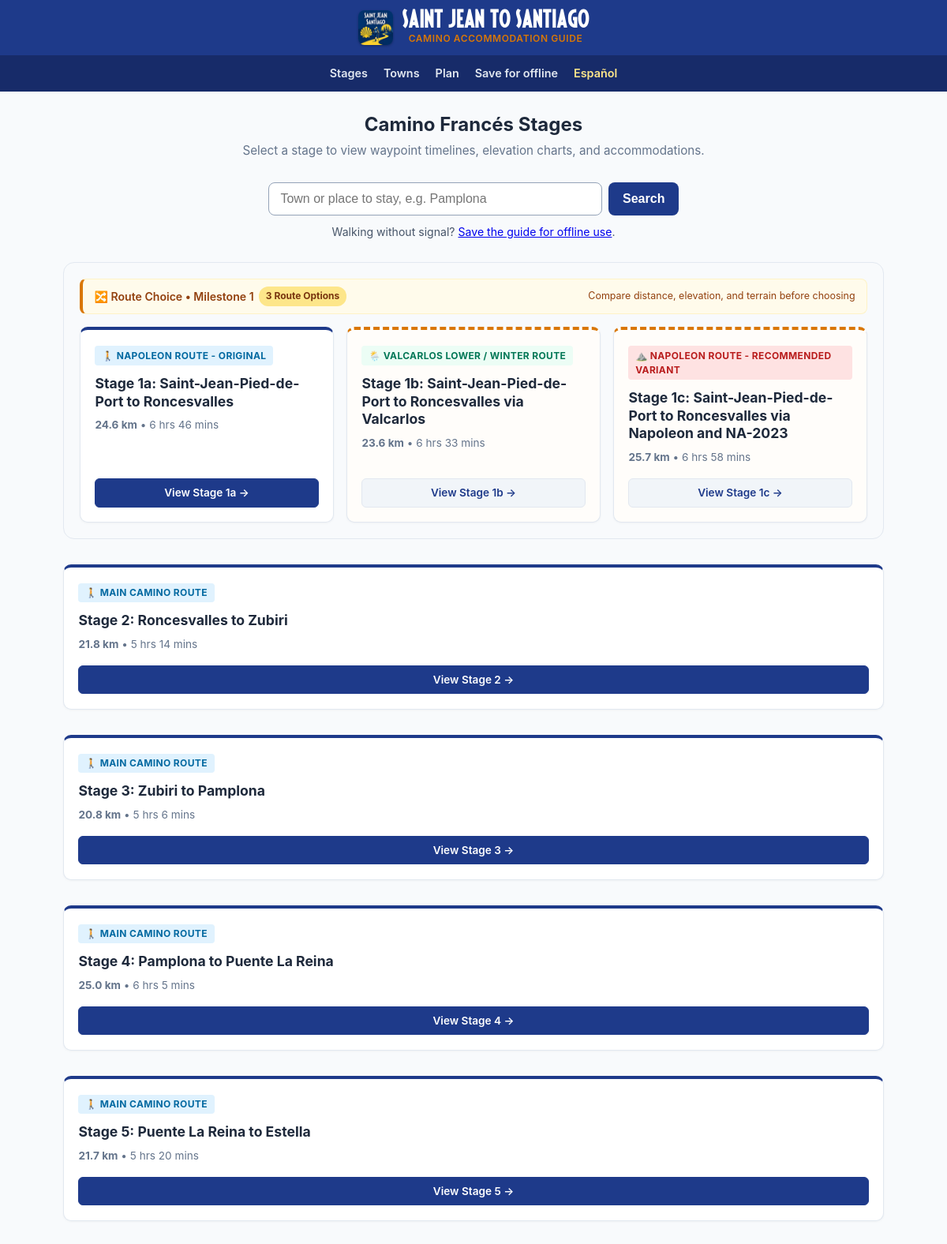
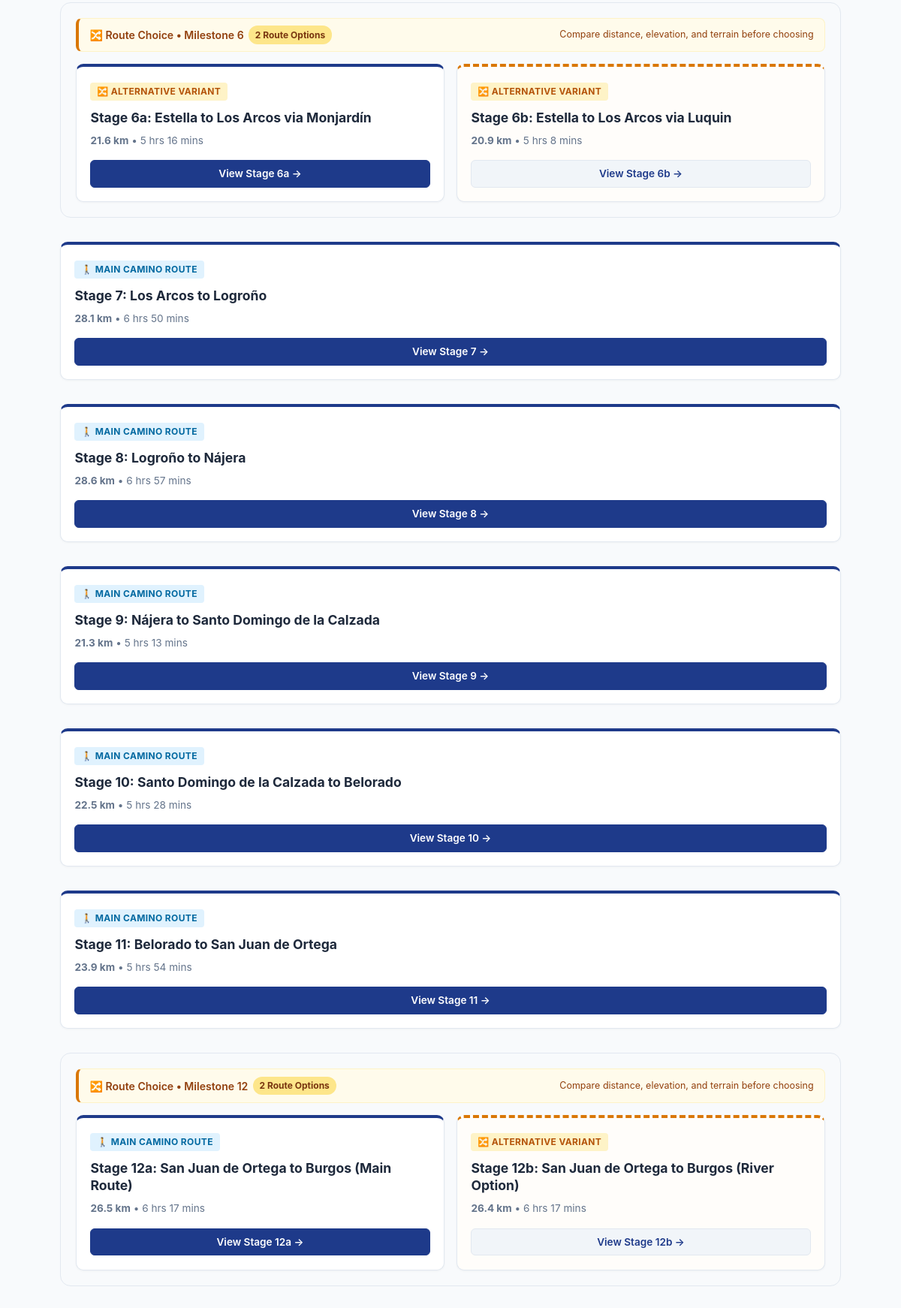
The page / (upper part) on the database its author committed (2 pictures, top to bottom).
### camino/models.py (models this page shows)
class Stage(models.Model):
    id = models.IntegerField(db_column='ID', primary_key=True)
    stage_name = models.CharField(db_column='stageName', max_length=255)
    stage_display_reference = models.CharField(db_column='stageDisplayReference', max_length=20, null=True, blank=True)
    distance_meters = models.IntegerField(db_column='stageDistanceInMetres', null=True)
    time_minutes = models.IntegerField(db_column='stageTimeInMinutes', null=True)
    elevation_chart_url = models.CharField(db_column='stageElevationChartURL', max_length=255, null=True)
    map_url_1024 = models.CharField(db_column='stageMap1024URL', max_length=255, null=True)
    map_url_1920 = models.CharField(db_column='stageMap1920URL', max_length=255, null=True)
    map_url_640 = models.CharField(db_column='stageMap640URL', max_length=255, null=True)
    map_url_360 = models.CharField(db_column='stageMap360URL', max_length=255, null=True)
    stage_map_url = models.CharField(db_column='stageMapURL', max_length=255, null=True)
    prior_stage = models.IntegerField(db_column='priorStage', null=True)
    alt_prior_stage = models.IntegerField(db_column='altPriorStage', null=True)
    next_stage = models.IntegerField(db_column='nextStage', null=True)
    alt_next_stage = models.IntegerField(db_column='altNextStage', null=True)
    class Meta:
        managed = False
        db_table = 'stages'
    @classmethod
    def from_db(cls, db, field_names, values):
        stage = super().from_db(db, field_names, values)
        if 'stage_name' in stage.__dict__ and 'stage_display_reference' in stage.__dict__:
            stage.stage_name = clean_stage_name(stage.stage_name, stage.stage_display_reference)
        return stage
    @property
    def distance_km(self):
        return round(self.distance_meters / 1000, 1) if self.distance_meters else 0
    @property
    def display_ref(self):
        return self.stage_display_reference if self.stage_display_reference else str(self.id)

### camino/views.py (the view)
# urls.py: path('', views.stage_list, name='stage_list'),
def stage_list(request):
    stage_groups = get_stage_groups()
    context = {
        'stage_groups': stage_groups,
        'town_index': town_index_payload(towns_with_counts()),
        'seo': seo.home_seo(seo.site_origin(request)),
    }
    return render(request, 'camino/stage_list.html', context)

### camino/context_processors.py (called while the page is built)
def language_urls(request):
    match = getattr(request, 'resolver_match', None)
    name = getattr(match, 'url_name', None)
    urls = {}
    for code in LANGUAGE_NAMES:
        with translation.override(code):
            if name in LOCALIZED_PAGES:
                url = reverse(name, args=match.args, kwargs=match.kwargs)
                query = request.META.get('QUERY_STRING', '')
                if name == 'search' and query:
                    url += '?' + query
            else:
                url = reverse('stage_list')
        urls[code] = url
    return urls

### camino/i18n.py (called while the page is built, shortened)
def current_language():
    code = (translation.get_language() or DEFAULT_LANGUAGE).lower()
    return SPANISH if code == SPANISH or code.startswith(SPANISH + '-') else DEFAULT_LANGUAGE

def is_spanish():
    return current_language() == SPANISH

def lookup(message, language=None):
    language = language or current_language()
    if language == DEFAULT_LANGUAGE:
        return message

def fill(template, english, values, args=()):
    if not values and not args:
        return template
    try:
        return template.format(*args, **values)
    except (KeyError, IndexError, ValueError):
        return english.format(*args, **values)

def tr(message, *args, **values):
    return fill(lookup(message), message, values, args)

### camino/models.py (called while the page is built)
    @property
    def display_name(self):
        name = self.location_name
        if name and i18n.is_spanish():
            return i18n.lookup(name.strip())
        return name

### camino/seo.py (called while the page is built)
def site_origin(request):
    from django.conf import settings
    return settings.SITE_URL or f'{request.scheme}://{request.get_host()}'

def compose_title(main):
    main = (main or DEFAULT_TITLE).strip()
    if len(main) + len(TITLE_SUFFIX) <= MAX_TITLE:
        return main + TITLE_SUFFIX
    return main

def clip(text, limit=MAX_DESCRIPTION):
    text = re.sub(r'\s+', ' ', text or '').strip()
    if len(text) <= limit:
        return text
    cut = text[:limit - 1].rsplit(' ', 1)[0].rstrip(' ,;:.-')
    return cut + '…'

def normalise(text):
    decomposed = unicodedata.normalize('NFD', text or '')
    stripped = ''.join(ch for ch in decomposed if unicodedata.category(ch) != 'Mn')
    return re.sub(r'\s+', ' ', stripped.lower()).strip()

def default_title():
    return tr(DEFAULT_TITLE)

def default_description():
    return tr(DEFAULT_DESCRIPTION)

### camino/templates/camino/stage_list.html (shortened to what this page needs)
{% extends 'camino/base.html' %}
{% load camino_i18n %}
{% load static %}
{% load camino_tags %}
{% block content %}
<div style="margin-bottom: 1.75rem; text-align: center;">
  <h2 style="margin-bottom: 0.25rem;">{% t "Camino Francés Stages" %}</h2>
  <p style="color: #64748b; font-size: 0.95rem; margin-top: 0;">
    {% t "Select a stage to view waypoint timelines, elevation charts, and accommodations." %}
  </p>
</div>
<div class="town-search">
  <form id="town-search-form" action="{% url 'search' %}" method="get" role="search" autocomplete="off">
    <input type="search" id="town-search-input" name="q" placeholder="{% t_attr "Town or place to stay, e.g. Pamplona" %}" maxlength="80"
           role="combobox" aria-expanded="false" aria-controls="town-suggestions" aria-autocomplete="list">
    <button type="submit">{% t "Search" %}</button>
  </form>
  <p class="pack-note" style="text-align:center; margin: 0.6rem 0 0;">
    {% t "Walking without signal?" %} <a href="{% url 'offline_pack' %}">{% t "Save the guide for offline use" %}</a>.
  </p>
</div>
<div class="stage-list-container">
  {% for group in stage_groups %}
    <div class="route-section-group {% if group.has_alternate %}has-fork{% endif %}">
      {% if group.has_alternate %}
        <div class="fork-banner">
          <div class="fork-banner-text">
            <span>{% t "🔀 Route Choice &bull; Milestone {section_index}" section_index=group.section_index %}</span>
            <span class="fork-count-pill">{% t "{variant_count} Route Options" variant_count=group.variant_count %}</span>
          </div>
          <span style="font-size: 0.78rem; color: #92400e;">{% t "Compare distance, elevation, and terrain before choosing" %}</span>
        </div>
      {% endif %}
      <div class="variants-grid">
        {% for stage in group.all_variants %}
          <div class="variant-card {% if forloop.first %}is-primary{% else %}is-alt{% endif %}">
            <div>
              <span class="variant-tag {{ stage.variant_meta.badge_class }}">
                {{ stage.variant_meta.icon }} {{ stage.variant_meta.label }}
              </span>
              <h3 class="variant-card-title">
                {% t "Stage {display_ref}: {stage_name}" display_ref=stage.display_ref stage_name=stage.stage_name|tr %}
              </h3>
              <div class="variant-metrics">
                <strong>{{ stage.distance_km }} km</strong>
                {% if stage.time_minutes %}
                  &bull; {{ stage.time_minutes|format_duration }}
                {% endif %}
              </div>
            </div>
            <a href="{% url 'stage_detail' stage.id %}" class="btn-open-stage">
              {% t "View Stage {display_ref} &rarr;" display_ref=stage.display_ref %}
            </a>
          </div>
        {% endfor %}
      </div>
    </div>
  {% endfor %}
</div>
{% endblock %}

### camino/templates/camino/base.html (shortened to what this page needs)
{% load static camino_i18n %}
<!doctype html>
<html lang="{{ LANGUAGE }}">
  <head>
  </head>
  <body>
  <header>
    <a href="{% url 'stage_list' %}" class="brand-container">
      <img src="{% static 'camino/img/icon-96.png' %}" alt="" width="44" height="44" class="brand-icon">
      <div class="brand-text">
        <span class="brand-title">{% t "Saint Jean to Santiago" %}</span>
        <span class="brand-subtitle">{% t "Camino Accommodation Guide" %}</span>
      </div>
    </a>
  </header>
  <nav class="site-nav" aria-label="{% t_attr "Main" %}">
    <a href="{% url 'stage_list' %}">{% t "Stages" %}</a>
    <a href="{% url 'towns' %}">{% t "Towns" %}</a>
    <a href="{% url 'plan' %}">{% t "Plan" %}</a>
    <a href="{% url 'offline_pack' %}">{% t "Save for offline" %}</a>
    <a href="{{ LANGUAGE_SWITCH.url }}" class="lang-switch" lang="{{ LANGUAGE_SWITCH.code }}" hreflang="{{ LANGUAGE_SWITCH.code }}">{{ LANGUAGE_SWITCH.label }}</a>
  </nav>
  <main>
    {% block content %}{% endblock %}
  </main>
</body>
</html>

### rows shown on the page
Stage: section_index "🔀 Route Choice • Milestone 1", variant_count "3 Route Options", t "Compare distance, elevation, and terrain before choosing", variant_meta.icon "🚶", variant_meta.label "NAPOLEON ROUTE - ORIGINAL", stageDisplayReference+stageName "Stage 1a: Saint-Jean-Pied-de-Port to Roncesvalles", distance_km "24.6", time_minutes "6 hrs 46 mins", stageDisplayReference "View Stage 1a →"
Stage: variant_meta.icon "🌦️", variant_meta.label "VALCARLOS LOWER / WINTER ROUTE", stageDisplayReference+stageName "Stage 1b: Saint-Jean-Pied-de-Port to Roncesvalles via Valcarlos", distance_km "23.6", time_minutes "6 hrs 33 mins", stageDisplayReference "View Stage 1b →"
Stage: variant_meta.icon "🚶", variant_meta.label "MAIN CAMINO ROUTE", stageDisplayReference+stageName "Stage 2: Roncesvalles to Zubiri", distance_km "21.8", time_minutes "5 hrs 14 mins", stageDisplayReference "View Stage 2 →"
Stage: variant_meta.icon "🚶", variant_meta.label "MAIN CAMINO ROUTE", stageDisplayReference+stageName "Stage 3: Zubiri to Pamplona", distance_km "20.8", time_minutes "5 hrs 6 mins", stageDisplayReference "View Stage 3 →"
Stage: variant_meta.icon "🚶", variant_meta.label "MAIN CAMINO ROUTE", stageDisplayReference+stageName "Stage 4: Pamplona to Puente La Reina", distance_km "25.0", time_minutes "6 hrs 5 mins", stageDisplayReference "View Stage 4 →"
Stage: variant_meta.icon "🚶", variant_meta.label "MAIN CAMINO ROUTE", stageDisplayReference+stageName "Stage 5: Puente La Reina to Estella", distance_km "21.7", time_minutes "5 hrs 20 mins", stageDisplayReference "View Stage 5 →"
Stage: section_index "🔀 Route Choice • Milestone 6", variant_count "2 Route Options", t "Compare distance, elevation, and terrain before choosing", variant_meta.icon "🔀", variant_meta.label "ALTERNATIVE VARIANT", stageDisplayReference+stageName "Stage 6a: Estella to Los Arcos via Monjardín", distance_km "21.6", time_minutes "5 hrs 16 mins", stageDisplayReference "View Stage 6a →"
Stage: variant_meta.icon "🚶", variant_meta.label "MAIN CAMINO ROUTE", stageDisplayReference+stageName "Stage 7: Los Arcos to Logroño", distance_km "28.1", time_minutes "6 hrs 50 mins", stageDisplayReference "View Stage 7 →"
Stage: variant_meta.icon "🚶", variant_meta.label "MAIN CAMINO ROUTE", stageDisplayReference+stageName "Stage 8: Logroño to Nájera", distance_km "28.6", time_minutes "6 hrs 57 mins", stageDisplayReference "View Stage 8 →"
Stage: variant_meta.icon "🚶", variant_meta.label "MAIN CAMINO ROUTE", stageDisplayReference+stageName "Stage 9: Nájera to Santo Domingo de la Calzada", distance_km "21.3", time_minutes "5 hrs 13 mins", stageDisplayReference "View Stage 9 →"
Stage: variant_meta.icon "🚶", variant_meta.label "MAIN CAMINO ROUTE", stageDisplayReference+stageName "Stage 10: Santo Domingo de la Calzada to Belorado", distance_km "22.5", time_minutes "5 hrs 28 mins", stageDisplayReference "View Stage 10 →"
Stage: variant_meta.icon "🚶", variant_meta.label "MAIN CAMINO ROUTE", stageDisplayReference+stageName "Stage 11: Belorado to San Juan de Ortega", distance_km "23.9", time_minutes "5 hrs 54 mins", stageDisplayReference "View Stage 11 →"
Stage: section_index "🔀 Route Choice • Milestone 12", variant_count "2 Route Options", t "Compare distance, elevation, and terrain before choosing", variant_meta.icon "🚶", variant_meta.label "MAIN CAMINO ROUTE", stageDisplayReference+stageName "Stage 12a: San Juan de Ortega to Burgos (Main Route)", distance_km "26.5", time_minutes "6 hrs 17 mins", stageDisplayReference "View Stage 12a →"
Stage: variant_meta.icon "🔀", variant_meta.label "ALTERNATIVE VARIANT", stageDisplayReference+stageName "Stage 12b: San Juan de Ortega to Burgos (River Option)", distance_km "26.4", time_minutes "6 hrs 17 mins", stageDisplayReference "View Stage 12b →"

### other values the page prints
{{ LANGUAGE_SWITCH.label }} "Español"
